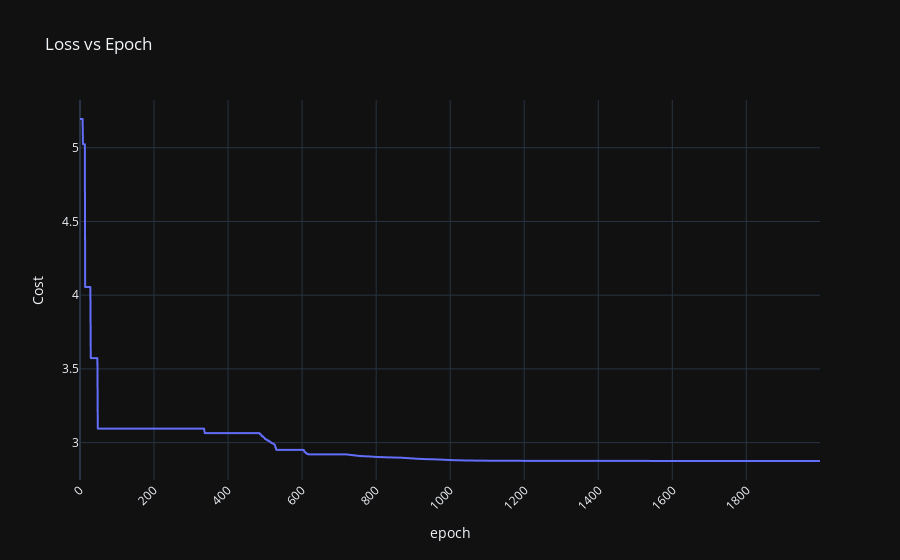

Source (notebook cell):
### Markdown cell above
### PSO Optmisation
Now we will try to optimise the network using PSO

### Code cell
if True:
    nn_pso = NN_PSO(
        nn, 
        500,
        x_train, 
        y_train, 
        {
            "inertia_start": 1,
            "inertia_end": 0.8,
            "c_1": 1.5,
            "c_2": 1.1
        }
    )

    print(nn_pso.least_cost)

    (_, _, ep_cost) = nn_pso.fit(2000, 0.01)

    print(nn_pso.least_cost)
    plot_loss(ep_cost)

### Figure 1 — Plotly figure (JSON) as saved in the notebook; plotly's stock layout.template omitted (floating-point values rounded to 4 significant figures; data arrays with more than 128 entries replaced by an {"elided": "..."} marker saying what was removed)
{"data": [{"hovertemplate": "epoch=%{x}<br>Cost=%{y}<extra></extra>", "legendgroup": "", "line": {"color": "#636efa", "dash": "solid"}, "marker": {"symbol": "circle"}, "mode": "lines", "name": "", "showlegend": false, "type": "scattergl", "x": {"elided": "2000 int values"}, "xaxis": "x", "y": {"elided": "2000 float values"}, "yaxis": "y"}], "layout": {"autosize": true, "legend": {"tracegroupgap": 0}, "title": {"text": "Loss vs Epoch"}, "xaxis": {"anchor": "y", "autorange": true, "domain": [0, 1], "range": [0, 1999], "tickangle": -45, "title": {"text": "epoch"}, "type": "linear"}, "yaxis": {"anchor": "x", "autorange": true, "domain": [0, 1], "range": [2.747, 5.324], "title": {"text": "Cost"}, "type": "linear"}}}
